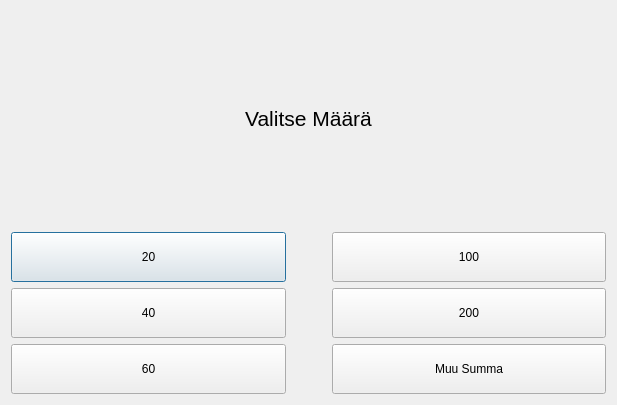
<?xml version="1.0" encoding="UTF-8"?>
<ui version="4.0">
 <class>ValitseSummaWindow</class>
 <widget class="QDialog" name="ValitseSummaWindow">
  <property name="geometry">
   <rect>
    <x>0</x>
    <y>0</y>
    <width>617</width>
    <height>405</height>
   </rect>
  </property>
  <property name="windowTitle">
   <string>Valitse Summa</string>
  </property>
  <layout class="QVBoxLayout" name="verticalLayout_2">
   <item>
    <layout class="QVBoxLayout" name="verticalLayout">
     <item>
      <widget class="QLabel" name="label">
       <property name="font">
        <font>
         <pointsize>16</pointsize>
        </font>
       </property>
       <property name="text">
        <string>Valitse Määrä</string>
       </property>
       <property name="alignment">
        <set>Qt::AlignCenter</set>
       </property>
      </widget>
     </item>
     <item>
      <layout class="QHBoxLayout" name="horizontalLayout">
       <item>
        <layout class="QVBoxLayout" name="leftSummaLayout">
         <item>
          <widget class="QPushButton" name="b20">
           <property name="minimumSize">
            <size>
             <width>0</width>
             <height>50</height>
            </size>
           </property>
           <property name="text">
            <string>20</string>
           </property>
          </widget>
         </item>
         <item>
          <widget class="QPushButton" name="b40">
           <property name="minimumSize">
            <size>
             <width>0</width>
             <height>50</height>
            </size>
           </property>
           <property name="text">
            <string>40</string>
           </property>
          </widget>
         </item>
         <item>
          <widget class="QPushButton" name="b60">
           <property name="minimumSize">
            <size>
             <width>0</width>
             <height>50</height>
            </size>
           </property>
           <property name="text">
            <string>60</string>
           </property>
          </widget>
         </item>
        </layout>
       </item>
       <item>
        <spacer name="horizontalSpacer">
         <property name="orientation">
          <enum>Qt::Horizontal</enum>
         </property>
         <property name="sizeType">
          <enum>QSizePolicy::Ignored</enum>
         </property>
         <property name="sizeHint" stdset="0">
          <size>
           <width>40</width>
           <height>20</height>
          </size>
         </property>
        </spacer>
       </item>
       <item>
        <layout class="QVBoxLayout" name="rightSummaLayout">
         <item>
          <widget class="QPushButton" name="b100">
           <property name="minimumSize">
            <size>
             <width>0</width>
             <height>50</height>
            </size>
           </property>
           <property name="text">
            <string>100</string>
           </property>
          </widget>
         </item>
         <item>
          <widget class="QPushButton" name="b200">
           <property name="minimumSize">
            <size>
             <width>0</width>
             <height>50</height>
            </size>
           </property>
           <property name="text">
            <string>200</string>
           </property>
          </widget>
         </item>
         <item>
          <widget class="QPushButton" name="bMuuSumma">
           <property name="minimumSize">
            <size>
             <width>0</width>
             <height>50</height>
            </size>
           </property>
           <property name="text">
            <string>Muu Summa</string>
           </property>
          </widget>
         </item>
        </layout>
       </item>
      </layout>
     </item>
    </layout>
   </item>
  </layout>
 </widget>
 <resources/>
 <connections/>
</ui>
